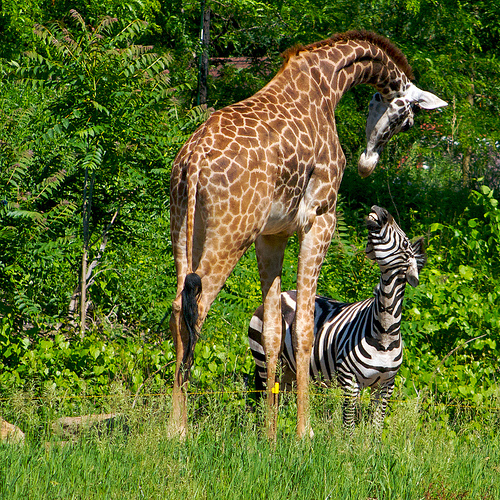
//> input picture 4/input.jpg, 500 x 500 px
$ ./源   (built with g++ and OpenCV 4)
//> lines starting //> are read from the running program, lines starting //| are printed output that depends on the picture; after the words box and inside, x2 and y2 are one past the last pixel; in counts of white or black regions, pixels touching at a corner belong together

// 图像增强—直方图均衡化

//opencv
#include <highgui.h>
#include<cv.h>
#include <cvaux.h>
#include <opencv\cxcore.hpp>
#include <opencv.hpp>
//#include <nonfree.hpp>
#include <core/core.hpp>


#include <iostream>
#include <opencv2/opencv.hpp>
#include <vector>
using namespace std;
using namespace cv;


int main(int argc, char* argv[])
{
	//IplImage* img1 = cvLoadImage("input.jpg");

	Mat input_image = imread("input.jpg", 1);
//> input_image is the input picture: 500 rows x 500 cols, CV_8UC3; mean B, G, R 42.3, 107.9, 91.8
	Mat dlphay_outpou;
	Mat opencv_ouput;


	//灰度图
	cvtColor(input_image, input_image, CV_RGB2GRAY);
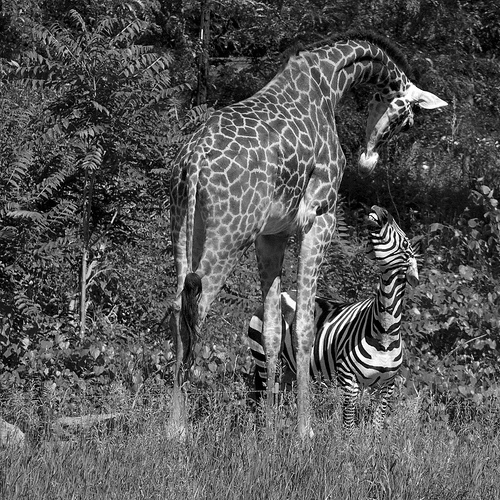
//> input_image: 500 rows x 500 cols, CV_8UC1; min 0, max 255, mean 86.4
	threshold(input_image, input_image, 65, 255, THRESH_BINARY);
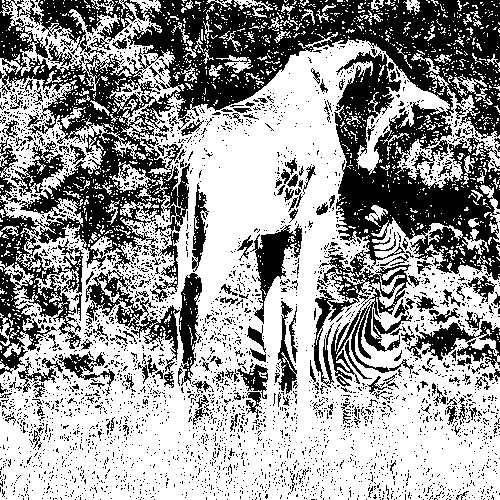
//> input_image: 500 rows x 500 cols, CV_8UC1; 60.6% white; 3360 black regions (3171 under 20 px), largest, box (x1, y1, x2, y2) and area: (0, 0, 500, 388) 68795, (85, 270, 202, 386) 3574, (250, 224, 302, 324) 1758
	namedWindow("原图");
	imshow("原图", input_image);


	// opencv闭运算  即先膨胀，再腐蚀
	Mat element(4, 4, CV_8U, Scalar(1));
	Mat closed;
	morphologyEx(input_image, closed, MORPH_CLOSE, element);
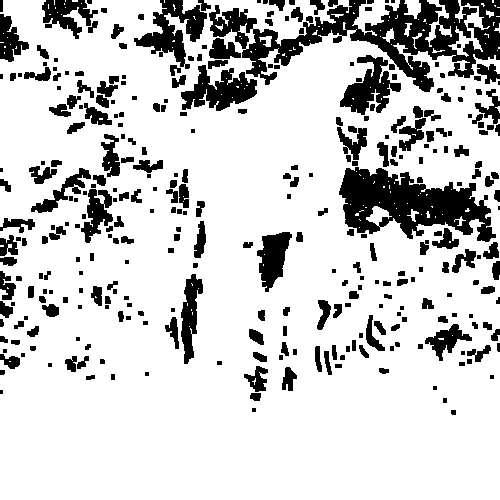
//> closed: 500 rows x 500 cols, CV_8UC1; 80.7% white; 326 black regions (67 under 20 px), largest, box (x1, y1, x2, y2) and area: (209, 0, 500, 92) 9970, (339, 167, 496, 242) 6546, (134, 0, 207, 69) 2058
	namedWindow("闭运算");
	imshow("闭运算", closed);

	// opencv开运算  即先腐蚀，再膨胀
	Mat opened;
	morphologyEx(input_image, opened, MORPH_OPEN, element);
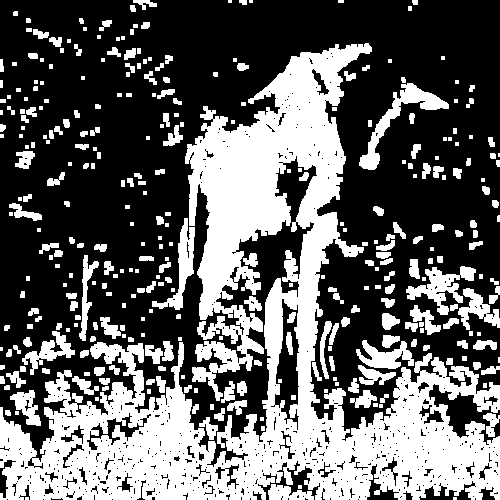
//> opened: 500 rows x 500 cols, CV_8UC1; 38.5% white; 339 white regions (94 under 20 px), largest, box (x1, y1, x2, y2) and area: (0, 43, 500, 500) 71961, (359, 83, 449, 170) 1600, (406, 266, 476, 315) 1295
	namedWindow("开运算");
	imshow("开运算", opened);

	waitKey(0);

	return 0;
}
